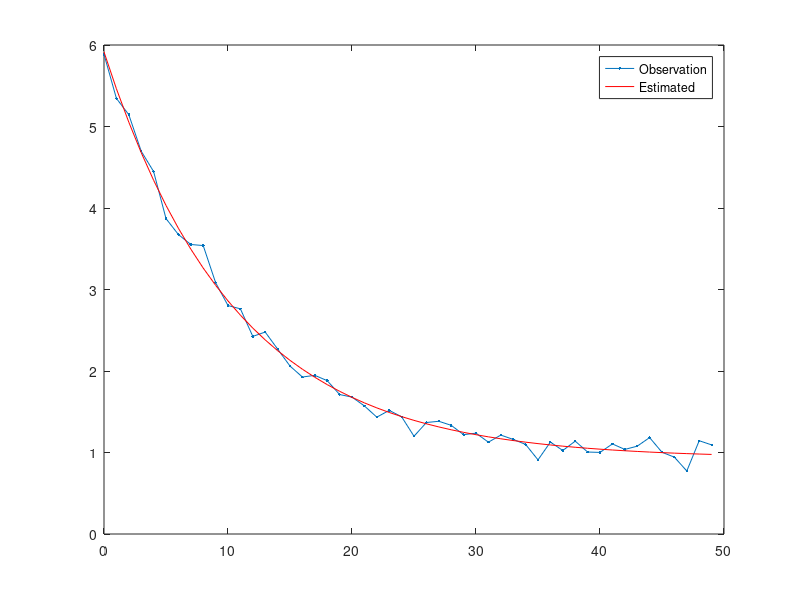

Write the MATLAB code that produced this figure.
clc; clear; close all;

A = load('out_obs.txt');
P = load('out_params_est_w_analytic_jacobian.txt');
%P = [5.112966	0.098694	0.950725];

figure;
plot(A(:,1), A(:,2),'.-');
x = A(:,1);
% x[i]=p[0]*exp(-p[1]*i) + p[2];
yest = P(1) * exp(-P(2) .* x) + P(3);

hold on;
plot(x, yest, 'r-');
legend('Observation' ,'Estimated');